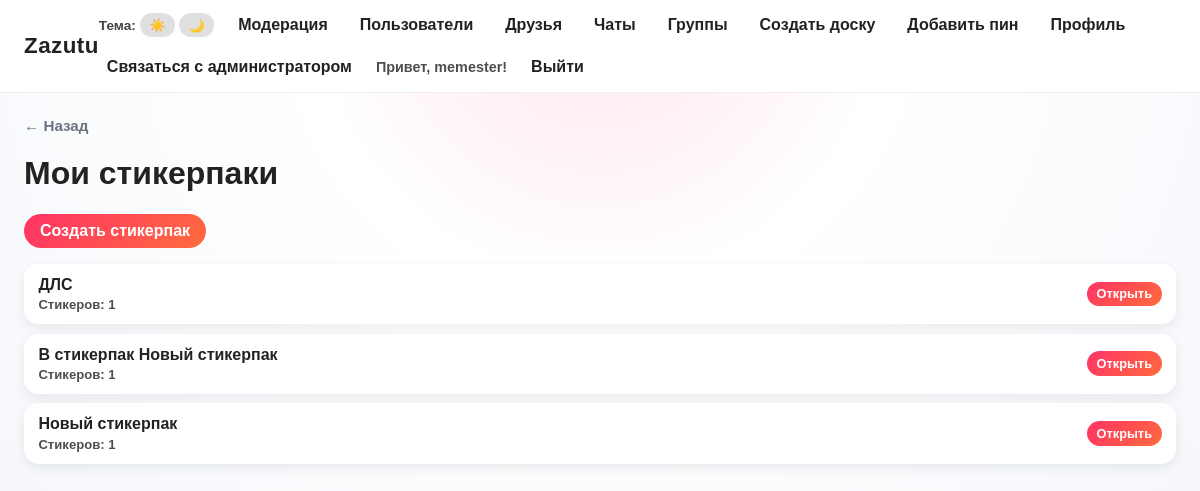
Page /sticker_packs (signed in) on the committed database.
### app.py (models this page shows, shortened)
class User(db.Model, UserMixin):
    id = db.Column(db.Integer, primary_key=True)
    username = db.Column(db.String(64), unique=True, nullable=False)
    email = db.Column(db.String(120), unique=True, nullable=False)
    password_hash = db.Column(db.String(255), nullable=False)
    created_at = db.Column(db.DateTime, default=datetime.utcnow)
    is_admin = db.Column(db.Boolean, default=False, nullable=False)
    is_blocked = db.Column(db.Boolean, default=False, nullable=False)
    email_verified = db.Column(db.Boolean, default=False, nullable=False)
    verification_code = db.Column(db.String(6), nullable=True)
    verification_code_created_at = db.Column(db.DateTime, nullable=True)
    avatar_filename = db.Column(db.String(255), nullable=True)
    boards = db.relationship("Board", backref="owner", lazy=True)
    pins = db.relationship("Pin", backref="author", lazy=True)
    comments = db.relationship("Comment", backref="author", lazy=True)
    likes = db.relationship("Like", backref="user", lazy=True)

class StickerPack(db.Model):
    id = db.Column(db.Integer, primary_key=True)
    name = db.Column(db.String(120), nullable=False)
    user_id = db.Column(db.Integer, db.ForeignKey("user.id"), nullable=False, index=True)
    created_at = db.Column(db.DateTime, default=datetime.utcnow, nullable=False)
    user = db.relationship("User", backref=db.backref("sticker_packs", lazy=True))
    stickers = db.relationship(
        "Sticker", backref="pack", lazy=True, cascade="all, delete", order_by="Sticker.id"
    )

### app.py (the view)
    @app.route("/sticker_packs")
    @login_required
    def sticker_packs_list():
        packs = (
            StickerPack.query.filter_by(user_id=current_user.id)
            .order_by(StickerPack.created_at.desc())
            .all()
        )
        return render_template("sticker_packs.html", packs=packs)

### app.py (called while the page is built)
def register_models(app: Flask) -> None:
    @login_manager.user_loader
    def load_user(user_id):
        return User.query.get(int(user_id))

### templates/sticker_packs.html (shortened to what this page needs)
{% extends "base.html" %}
{% block content %}
  <h1>Мои стикерпаки</h1>
  <p>
    <a href="{{ url_for('sticker_pack_create') }}" class="btn btn--primary">Создать стикерпак</a>
  </p>
  {% if packs %}
    <ul class="chat-list">
      {% for pack in packs %}
        <li class="chat-list__item">
          <div>
            <div class="chat-list__title">{{ pack.name }}</div>
            <div class="chat-list__preview">Стикеров: {{ pack.stickers|length }}</div>
          </div>
          <div style="text-align:right;">
            <a href="{{ url_for('sticker_pack_detail', pack_id=pack.id) }}" class="btn btn--primary btn--small">Открыть</a>
          </div>
        </li>
      {% endfor %}
    </ul>
  {% else %}
    <p>У вас пока нет стикерпаков. Нажмите «Создать стикерпак» и загрузите первое изображение.</p>
  {% endif %}
{% endblock %}

### templates/base.html (shortened to what this page needs)
  <!doctype html>
  <html lang="ru">
    <head>
      <link
        rel="stylesheet"
        href="{{ url_for('static', filename='css/style.css') }}?v=3"
      >
    </head>
    <body>
      <div class="navbar-bar">
        <header class="navbar-wrap">
          <div class="navbar">
            <div class="navbar__brand">
              <a href="{{ url_for('index') }}">Zazutu</a>
            </div>
          </div>
        </header>
        <nav class="navbar__menu navbar__menu--desktop" id="navbar-menu-desktop" aria-hidden="false">
          <div class="theme-switcher">
            <span class="theme-switcher__label">Тема:</span>
            <button type="button" class="btn btn--small theme-btn" data-theme="light">☀️</button>
            <button type="button" class="btn btn--small theme-btn" data-theme="dark">🌙</button>
          </div>
          {% if current_user.is_authenticated %}
            {% if current_user.is_admin %}
              <a href="{{ url_for('admin_pins') }}">Модерация</a>
              <a href="{{ url_for('admin_users') }}">Пользователи</a>
            {% endif %}
            <a href="{{ url_for('friends') }}">Друзья</a>
            <a href="{{ url_for('chats') }}">Чаты</a>
            <a href="{{ url_for('group_chats') }}">Группы</a>
            <a href="{{ url_for('create_board') }}">Создать доску</a>
            <a href="{{ url_for('create_pin') }}">Добавить пин</a>
            <a href="{{ url_for('profile') }}">Профиль</a>
            <a href="{{ url_for('contact_admin') }}">Связаться с администратором</a>
            <span class="navbar__user">Привет, {{ current_user.username }}!</span>
            <a href="{{ url_for('logout') }}">Выйти</a>
          {% else %}
            <a href="{{ url_for('login') }}">Войти</a>
            <a href="{{ url_for('register') }}">Регистрация</a>
          {% endif %}
        </nav>
      </div>
      <main class="container">
        {% block back_link %}
        <p class="nav-back"><a href="#" class="back-link" onclick="history.back(); return false;">← Назад</a></p>
        {% endblock %}
        {% block content %}{% endblock %}
      </main>
    </body>
  </html>

### static/css/style.css (style rules this page uses)
*, *::before, *::after { box-sizing: border-box; }
body { margin: 0; font-family: "Arial Black", Arial, sans-serif; font-weight: 700; background: radial-gradient(circle at top, #ffe5ec 0, #fff 35%, #f5f7fb 100%); color: #222; transition: background 0.4s ease, color 0.4s ease; }
a { color: inherit; text-decoration: none; }
.navbar-bar { position: sticky; top: 0; z-index: 100; display: flex; align-items: center; justify-content: space-between; padding: 0.75rem 1.5rem; background: #ffffff; border-bottom: 1px solid rgba(0, 0, 0, 0.06); transition: background 0.4s ease, border-color 0.4s ease; -webkit-backface-visibility: hidden; backface-visibility: hidden; }
.navbar-wrap { display: block; }
.navbar { display: flex; align-items: center; justify-content: space-between; flex: 1; gap: 1rem; min-width: 0; }
.navbar__brand a { font-weight: 800; font-size: 1.4rem; letter-spacing: 0.02em; }
.navbar__menu { display: flex; gap: 1rem; align-items: center; flex-wrap: wrap; }
.theme-switcher { display: flex; align-items: center; gap: 0.25rem; }
.theme-switcher__label { font-size: 0.85rem; opacity: 0.85; }
.navbar__menu a { padding: 0.25rem 0.5rem; border-radius: 999px; transition: background 0.15s ease; }
.navbar__user { font-size: 0.9rem; opacity: 0.8; }
.container { max-width: 1240px; margin: 1.5rem auto; padding: 0 1.5rem 3rem; color: #222; transition: color 0.4s ease; }
.nav-back { margin: 0 0 0.75rem 0; font-size: 0.95rem; }
.back-link { color: var(--text-muted, #6b7280); font-weight: 600; }
.container h1, .container h2, .container p, .container label { color: #222; }
.btn { display: inline-flex; align-items: center; justify-content: center; gap: 0.25rem; padding: 0.5rem 1rem; border-radius: 999px; border: none; cursor: pointer; font: inherit; background: #e0e0e0; }
.btn--primary { background: linear-gradient(135deg, #ff3366, #ff6b3d); color: #fff; }
.btn { transition: transform 0.15s ease, box-shadow 0.15s ease; }
.btn--small { padding: 0.3rem 0.6rem; font-size: 0.8rem; }
.chat-list { list-style: none; padding: 0; margin: 0; }
.chat-list__item { background: #fff; border-radius: 0.9rem; padding: 0.75rem 0.9rem; margin-bottom: 0.6rem; box-shadow: 0 4px 12px rgba(15, 23, 42, 0.08); display: flex; justify-content: space-between; align-items: center; }
.chat-list__title { font-weight: 600; margin-bottom: 0.2rem; }
.chat-list__preview { font-size: 0.82rem; opacity: 0.8; }

### rows in the picture
User: username "memester"
StickerPack: name "ДЛС", stickers|length "1"
StickerPack: name "В стикерпак Новый стикерпак", stickers|length "1"
StickerPack: name "Новый стикерпак", stickers|length "1"
